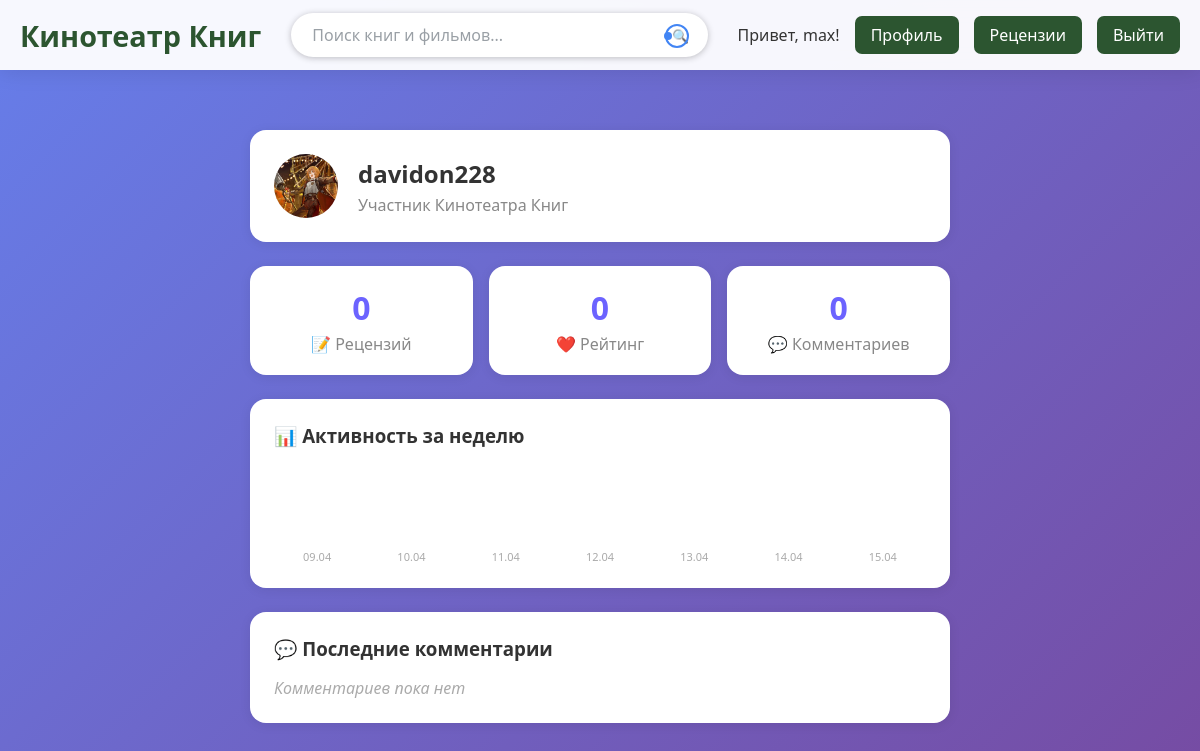
The page /profiles/davidon228 (signed in) on the database its author committed.
### tables this page shows
CREATE TABLE users (
                id INTEGER PRIMARY KEY AUTOINCREMENT,
                username TEXT UNIQUE NOT NULL,
                email TEXT UNIQUE NOT NULL,
                password TEXT NOT NULL,
                is_admin INTEGER DEFAULT 0
            , avatar TEXT DEFAULT NULL);

### app.py (the view)
@app.route('/profiles/<username>')
def profile(username):
    conn = sqlite3.connect('users.db')
    cursor = conn.cursor()
    cursor.execute('SELECT id, avatar FROM users WHERE username = ?', (username,))
    user = cursor.fetchone()
    if not user:
        flash('Пользователь не найден', 'error')
        return redirect(url_for('index'))
    user_id = user[0]
    avatar = user[1]
    cursor.execute('''
        SELECT COUNT(*) FROM reviews
        WHERE user_id = ? AND status = 'approved'
    ''', (user_id,))
    reviews_count = cursor.fetchone()[0]
    cursor.execute('''
        SELECT COUNT(*)
        FROM likes l
        JOIN reviews r ON l.review_id = r.id
        WHERE r.user_id = ? AND r.status = 'approved'
    ''', (user_id,))
    total_likes = cursor.fetchone()[0]
    cursor.execute('''
        SELECT DATE(created_at) as day, COUNT(*) as count
        FROM user_activity
        WHERE user_id = ? AND created_at >= DATE('now', '-6 days')
        GROUP BY day ORDER BY day
    ''', (user_id,))
    raw_activity = dict(cursor.fetchall())
    from datetime import date, timedelta
    activity_data = []
    for i in range(6, -1, -1):
        day = (date.today() - timedelta(days=i)).isoformat()
        activity_data.append({'day': day, 'count': raw_activity.get(day, 0)})
    cursor.execute('''
        SELECT content, created_at FROM comments
        WHERE user_id = ? ORDER BY created_at DESC LIMIT 5
    ''', (user_id,))
    comments = cursor.fetchall()
    conn.close()
    return render_template('profile.html',
                           username=username,
                           avatar=avatar,
                           activity_data=activity_data,
                           comments=comments,
                           likes_count=total_likes,
                           reviews_count=reviews_count)

### templates/profile.html (shortened to what this page needs)
{% extends "base.html" %}
{% block content %}
<div class="profile-container">
    <div class="profile-header">
        <div class="profile-avatar-wrap">
            {% if avatar %}
                <img src="{{ url_for('static', filename='uploads/' + avatar) }}"
                     class="profile-avatar-img" alt="avatar">
            {% else %}
                <div class="profile-avatar">{{ username[0].upper() }}</div>
            {% endif %}
        </div>
        <div class="profile-info">
            <h2>{{ username }}</h2>
            <p class="profile-subtitle">Участник Кинотеатра Книг</p>
        </div>
    </div>
    <div class="profile-stats">
        <div class="profile-stat-card">
            <div class="stat-number">{{ reviews_count }}</div>
            <div class="stat-label">📝 Рецензий</div>
        </div>
        <div class="profile-stat-card">
            <div class="stat-number">{{ likes_count }}</div>
            <div class="stat-label">❤️ Рейтинг</div>
        </div>
        <div class="profile-stat-card">
            <div class="stat-number">{{ comments|length }}</div>
            <div class="stat-label">💬 Комментариев</div>
        </div>
    </div>
    <div class="profile-section">
        <h3>📊 Активность за неделю</h3>
        <div class="activity-graph">
            {% for day in activity_data %}
            <div class="activity-col">
                <div class="activity-label">
                    {{ day.day[8:] }}.{{ day.day[5:7] }}
                </div>
            </div>
            {% endfor %}
        </div>
    </div>
    <div class="profile-section">
        <h3>💬 Последние комментарии</h3>
        {% if comments %}
            {% for comment in comments %}
            <div class="comment-item">
                <p class="comment-text">{{ comment[0] }}</p>
                <span class="comment-date">{{ comment[1][:10] }}</span>
            </div>
            {% endfor %}
        {% else %}
            <p class="empty-state">Комментариев пока нет</p>
        {% endif %}
    </div>
</div>
{% endblock %}

### static/style.css (style rules this page uses)
* { margin: 0; padding: 0; box-sizing: border-box; }
body { font-family: 'Segoe UI', Tahoma, Geneva, Verdana, sans-serif; background: linear-gradient(135deg, #667eea 0%, #764ba2 100%); min-height: 100vh; color: #333; }
.stat-number { font-size: 2.2rem; font-weight: bold; color: #667eea; margin: 0; }
.profile-container { max-width: 700px; margin: 40px auto; display: flex; flex-direction: column; gap: 24px; }
.profile-header { display: flex; align-items: center; gap: 20px; background: white; padding: 24px; border-radius: 16px; box-shadow: 0 2px 12px rgba(0,0,0,0.08); }
.profile-subtitle { color: #888; margin-top: 4px; }
.profile-stats { display: flex; gap: 16px; }
.profile-stat-card { flex: 1; background: white; border-radius: 16px; padding: 20px; text-align: center; box-shadow: 0 2px 12px rgba(0,0,0,0.08); }
.profile-stat-card .stat-number { font-size: 32px; font-weight: bold; color: #6c63ff; }
.profile-stat-card .stat-label { color: #888; margin-top: 4px; }
.profile-section { background: white; border-radius: 16px; padding: 24px; box-shadow: 0 2px 12px rgba(0,0,0,0.08); }
.profile-section h3 { margin-bottom: 16px; }
.activity-graph { display: flex; align-items: flex-end; gap: 8px; height: 100px; }
.activity-col { flex: 1; display: flex; flex-direction: column; align-items: center; gap: 6px; }
.activity-label { font-size: 11px; color: #aaa; }
.empty-state { color: #aaa; font-style: italic; }
.profile-avatar-wrap { position: relative; width: 64px; height: 64px; }
.profile-avatar-img { width: 64px; height: 64px; border-radius: 50%; object-fit: cover; }

### rows shown on the page
users: avatar (picture), username "davidon228"

### other values the page prints
{{ session.username }} "max"
{{ reviews_count }} "0"
{{ likes_count }} "0"
{{ comments|length }} "0"
{{ day.day[8:] }} "09" "10" "11" "12" "13" "14" "15"
{{ day.day[5:7] }} "04" "04" "04" "04" "04" "04" "04"
